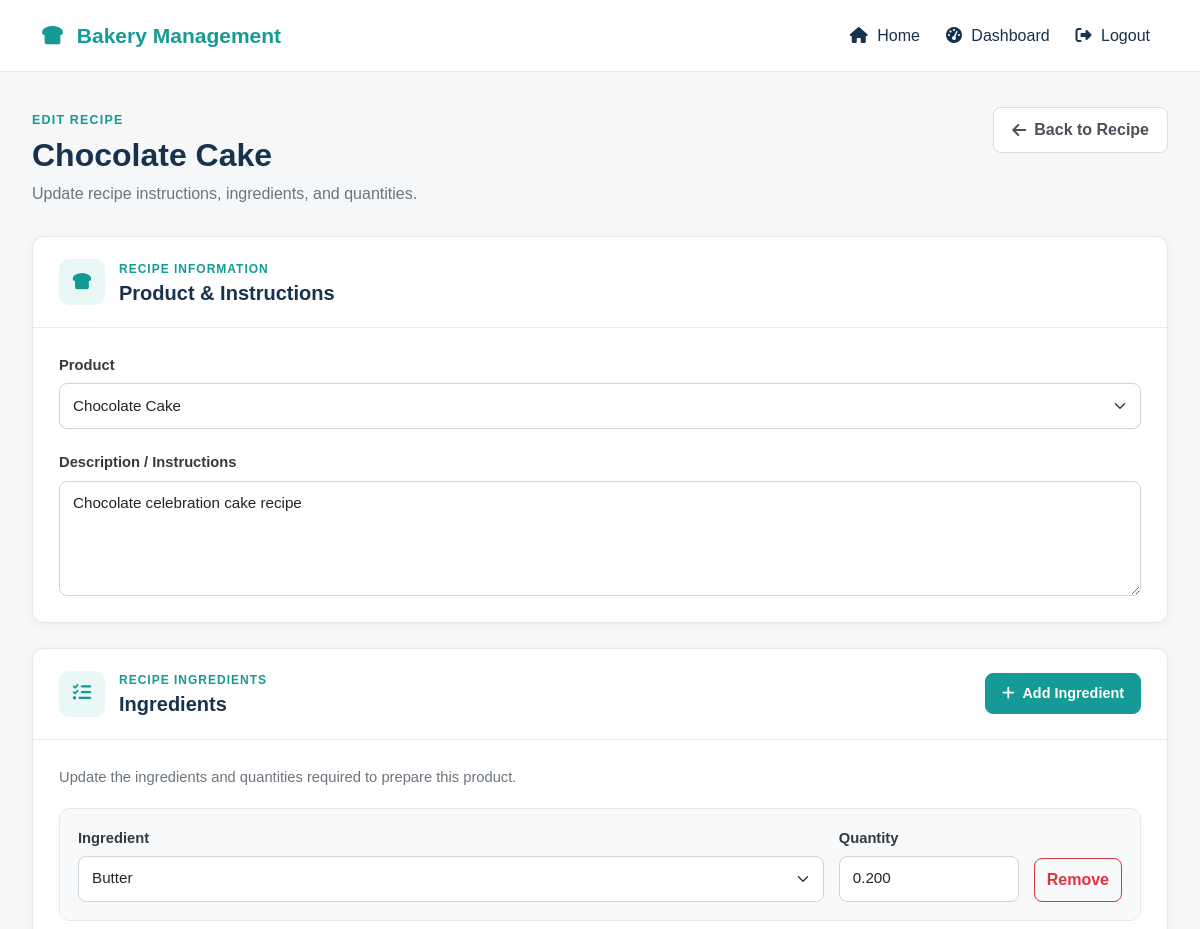
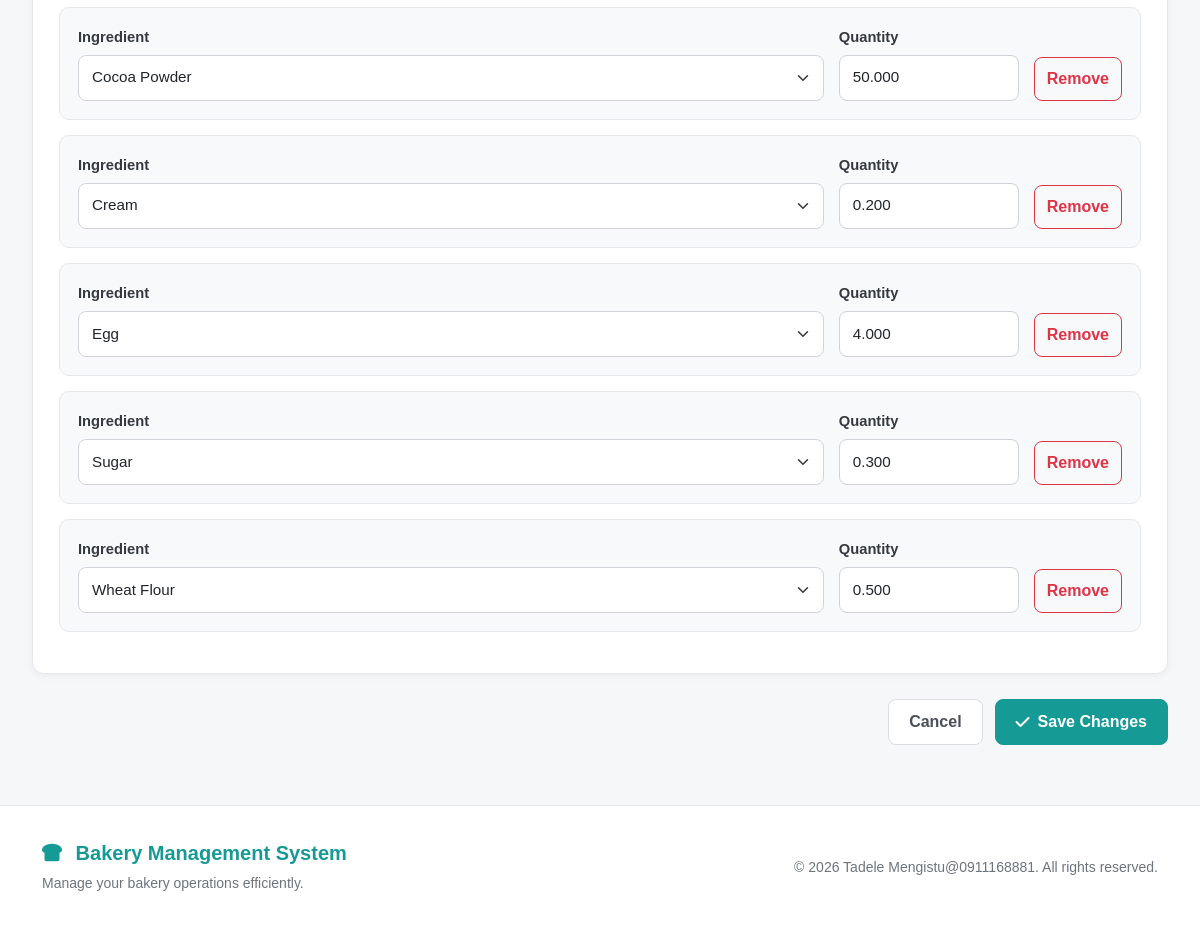
The app's page /recipes/2/edit/ (signed in) with its own data (2 pictures, top to bottom).
### bekapp/models.py (models this page shows, shortened)
class Recipe(models.Model):
    product = models.OneToOneField(
        Product,
        on_delete=models.CASCADE,
        related_name="recipe",
    )
    description = models.TextField(
        blank=True,
        help_text="General instructions for preparing this product.",
    )
    created_at = models.DateTimeField(auto_now_add=True)
    updated_at = models.DateTimeField(auto_now=True)

class Product(models.Model):
    category = models.ForeignKey(
        Category,
        on_delete=models.PROTECT,
        related_name="products",
    )
    name = models.CharField(max_length=150)
    description = models.TextField(blank=True)
    price = models.DecimalField(
        max_digits=10,
        decimal_places=2,
    )
    image = models.ImageField(
        upload_to="products/",
        blank=True,
        null=True,
    )
    is_available = models.BooleanField(default=True)
    created_at = models.DateTimeField(auto_now_add=True)
    updated_at = models.DateTimeField(auto_now=True)
    class Meta:
        ordering = ["name"]
    def __str__(self):
        return self.name

class RecipeIngredient(models.Model):
    recipe = models.ForeignKey(
        Recipe,
        on_delete=models.CASCADE,
        related_name="ingredients",
    )
    ingredient = models.ForeignKey(
        Ingredient,
        on_delete=models.PROTECT,
        related_name="recipe_items",
    )
    quantity = models.DecimalField(
        max_digits=10,
        decimal_places=3,
    )
    class Meta:
        ordering = ["ingredient__name"]
        constraints = [
            models.UniqueConstraint(
                fields=["recipe", "ingredient"],
                name="unique_recipe_ingredient",
            )
        ]

class Ingredient(models.Model):
    class Unit(models.TextChoices):
        KG = "KG", "Kilogram"
        GRAM = "GRAM", "Gram"
        LITER = "LITER", "Liter"
        ML = "ML", "Milliliter"
        PIECE = "PIECE", "Piece"
    name = models.CharField(max_length=150, unique=True)
    unit = models.CharField(
        max_length=20,
        choices=Unit.choices,
    )
    current_stock = models.DecimalField(
        max_digits=10,
        decimal_places=3,
        default=0,
    )
    minimum_stock = models.DecimalField(
        max_digits=10,
        decimal_places=3,
        default=0,
    )
    cost_per_unit = models.DecimalField(
        max_digits=10,
        decimal_places=2,
        default=0,
    )
    is_active = models.BooleanField(default=True)
    created_at = models.DateTimeField(auto_now_add=True)
    updated_at = models.DateTimeField(auto_now=True)
    class Meta:
        ordering = ["name"]

### bekapp/views.py (the view)
def recipe_edit(request, recipe_id):
    if not request.user.is_authenticated:
        return redirect('login')
    if request.user.role not in [
    'OWNER',
    'PRODUCTION_MANAGER',
    ]:
        return redirect('dashboard')
    recipe = Recipe.objects.select_related(
        'product'
    ).prefetch_related(
        'ingredients__ingredient'
    ).get(id=recipe_id)
    if request.method == 'POST':
        recipe_form = RecipeForm(
            request.POST,
            instance=recipe
        )
        ingredient_ids = request.POST.getlist('ingredient')
        quantities = request.POST.getlist('quantity')
        ingredient_data = []
        used_ingredients = set()
        if recipe_form.is_valid():
            for index, ingredient_id in enumerate(ingredient_ids):
                if not ingredient_id:
                    continue
                if index >= len(quantities):
                    continue
                quantity_value = quantities[index]
                if not quantity_value:
                    continue
                try:
                    quantity = Decimal(quantity_value)
                except (InvalidOperation, TypeError):
                    continue
                if quantity <= 0:
                    continue
                try:
                    ingredient = Ingredient.objects.get(
                        id=ingredient_id,
                        is_active=True
                    )
                except Ingredient.DoesNotExist:
                    continue
                if ingredient.id in used_ingredients:
                    continue
                used_ingredients.add(ingredient.id)
                ingredient_data.append({
                    'ingredient': ingredient,
                    'quantity': quantity,
                })
            if not ingredient_data:
                recipe_form.add_error(
                    None,
                    'Please add at least one ingredient to the recipe.'
                )
            else:
                with transaction.atomic():
                    recipe_form.save()
                    recipe.ingredients.all().delete()
                    for item in ingredient_data:
                        RecipeIngredient.objects.create(
                            recipe=recipe,
                            ingredient=item['ingredient'],
                            quantity=item['quantity'],
                        )
                return redirect(
                    'recipe_detail',
                    recipe_id=recipe.id
                )
    else:
        recipe_form = RecipeForm(
            instance=recipe
        )
    ingredient_form = RecipeIngredientForm()
    return render(
        request,
        'bekapp/recipe_edit.html',
        {
            'recipe': recipe,
            'recipe_form': recipe_form,
            'ingredient_form': ingredient_form,
        }
    )

### bekapp/templates/bekapp/recipe_edit.html (shortened to what this page needs)
{% extends 'bekapp/base.html' %}
{% load static %}
{% block extra_css %}
<link
    rel="stylesheet"
    href="{% static 'bekapp/css/recipe-edit.css' %}"
>
{% endblock %}
{% block content %}
<section class="recipe-edit-page">
    <div class="container-fluid">
        <div class="recipe-edit-header">
            <div>
                <span class="recipe-label">
                    EDIT RECIPE
                </span>
                <h1>
                    {{ recipe.product.name }}
                </h1>
                <p>
                    Update recipe instructions, ingredients, and quantities.
                </p>
            </div>
            <div class="recipe-header-actions">
                <a
                    href="{% url 'recipe_detail' recipe.id %}"
                    class="recipe-back-button"
                >
                    <i class="fa-solid fa-arrow-left"></i>
                    Back to Recipe
                </a>
            </div>
        </div>
        <form method="post">
            <div class="recipe-edit-card">
                <div class="recipe-card-header">
                    <div class="recipe-card-icon">
                        <i class="fa-solid fa-bread-slice"></i>
                    </div>
                    <div>
                        <span>
                            RECIPE INFORMATION
                        </span>
                        <h2>
                            Product & Instructions
                        </h2>
                    </div>
                </div>
                <div class="recipe-card-content">
                    <div class="form-group">
                        <label
                            for="{{ recipe_form.product.id_for_label }}"
                            class="form-label"
                        >
                            Product
                        </label>
                        {{ recipe_form.product }}
                    </div>
                    <div class="form-group">
                        <label
                            for="{{ recipe_form.description.id_for_label }}"
                            class="form-label"
                        >
                            Description / Instructions
                        </label>
                        {{ recipe_form.description }}
                    </div>
                </div>
            </div>
            <div class="recipe-edit-card ingredients-card">
                <div class="recipe-card-header">
                    <div class="recipe-card-icon">
                        <i class="fa-solid fa-list-check"></i>
                    </div>
                    <div>
                        <span>
                            RECIPE INGREDIENTS
                        </span>
                        <h2>
                            Ingredients
                        </h2>
                    </div>
                    <button
                        type="button"
                        id="add-ingredient"
                        class="recipe-add-button"
                    >
                        <i class="fa-solid fa-plus"></i>
                        Add Ingredient
                    </button>
                </div>
                <div class="recipe-card-content">
                    <p class="ingredients-description">
                        Update the ingredients and quantities required
                        to prepare this product.
                    </p>
                    <div id="ingredients-container">
                        {% for item in recipe.ingredients.all %}
                            <div class="ingredient-row">
                                <div class="ingredient-field">
                                    <label class="form-label">
                                        Ingredient
                                    </label>
                                    <select
                                        name="ingredient"
                                        class="form-select recipe-ingredient"
                                    >
                                        {% for ingredient in ingredient_form.fields.ingredient.queryset %}
                                            <option
                                                value="{{ ingredient.id }}"
                                                {% if ingredient.id == item.ingredient.id %}
                                                    selected
                                                {% endif %}
                                            >
                                                {{ ingredient.name }}
                                            </option>
                                        {% endfor %}
                                    </select>
                                </div>
                                <div class="quantity-field">
                                    <label class="form-label">
                                        Quantity
                                    </label>
                                    <input
                                        type="number"
                                        name="quantity"
                                        class="form-control recipe-quantity"
                                        min="0.001"
                                        step="0.001"
                                        value="{{ item.quantity }}"
                                        placeholder="Enter quantity"
                                    >
                                </div>
                                <div class="remove-field">
                                    <button
                                        type="button"
                                        class="btn btn-outline-danger remove-ingredient"
                                    >
                                        Remove
                                    </button>
                                </div>
                            </div>
                        {% endfor %}
                    </div>
                </div>
            </div>
            <div class="recipe-form-actions">
                <a
                    href="{% url 'recipe_detail' recipe.id %}"
                    class="recipe-cancel-button"
                >
                    Cancel
                </a>
                <button
                    type="submit"
                    class="recipe-save-button"
                >
                    <i class="fa-solid fa-check"></i>
                    Save Changes
                </button>
            </div>
        </form>
    </div>
</section>
{% endblock %}

### records on screen
Recipe: product.name "Chocolate Cake", product "Chocolate Cake", description "Chocolate celebration cake recipe"
RecipeIngredient: ingredient "Butter", quantity "0.200"
RecipeIngredient: ingredient "Cocoa Powder", quantity "50.000"
RecipeIngredient: ingredient "Cream", quantity "0.200"
RecipeIngredient: ingredient "Egg", quantity "4.000"
RecipeIngredient: ingredient "Sugar", quantity "0.300"
RecipeIngredient: ingredient "Wheat Flour", quantity "0.500"
